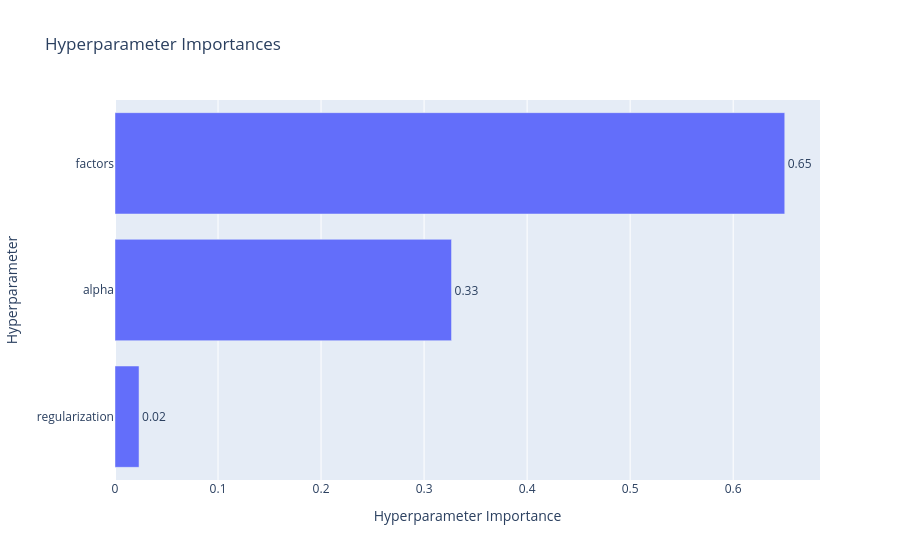

Notebook code cell kept with this figure:
### Code cell
optuna.visualization.plot_param_importances(optuna_study)

### Figure 1 — Plotly figure (JSON) as saved in the notebook; plotly's stock layout.template omitted (floating-point values rounded to 4 significant figures)
{"data": [{"cliponaxis": false, "hovertemplate": ["regularization (FloatDistribution): 0.02333003044402101<extra></extra>", "alpha (FloatDistribution): 0.32662033474882984<extra></extra>", "factors (CategoricalDistribution): 0.6500496348071493<extra></extra>"], "name": "Objective Value", "orientation": "h", "text": ["0.02", "0.33", "0.65"], "textposition": "outside", "type": "bar", "x": [0.02333, 0.3266, 0.65], "y": ["regularization", "alpha", "factors"]}], "layout": {"title": {"text": "Hyperparameter Importances"}, "xaxis": {"title": {"text": "Hyperparameter Importance"}}, "yaxis": {"title": {"text": "Hyperparameter"}}}}
